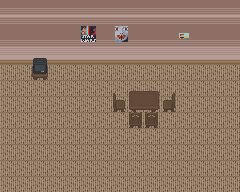

Tiled map render using the project's own tile images. Description and the whole map definition, tile-layer contents included, below:
An orthogonal 15x12 tile map with 16x16 px tiles, 4 tile layers (Suelo, Paredes, Muebles, Perifericos).

<map version="1.10" tiledversion="1.12.2" orientation="orthogonal" renderorder="right-down" width="15" height="12" tilewidth="16" tileheight="16" infinite="0" parallaxoriginx="2" parallaxoriginy="0" nextlayerid="7" nextobjectid="1">
 <tileset firstgid="1" name="Interior" tilewidth="16" tileheight="16" tilecount="50" columns="10">
  <image source="interior free.png" width="160" height="80" />
 </tileset>
 <layer id="1" name="Suelo" width="15" height="12">
  <data encoding="csv">
29,29,29,29,29,29,29,29,29,29,29,29,29,29,29,
29,29,29,29,29,29,29,29,29,29,29,29,29,29,29,
29,29,29,29,29,29,29,29,29,29,29,29,29,29,29,
29,29,29,29,29,29,29,29,29,29,29,29,29,29,29,
29,29,29,29,29,29,29,29,29,29,29,29,29,29,29,
29,29,29,29,29,29,29,29,29,29,29,29,29,29,29,
29,29,29,29,29,29,29,29,29,29,29,29,29,29,29,
29,29,29,29,29,29,29,29,29,29,29,29,29,29,29,
29,29,29,29,29,29,29,29,29,29,29,29,29,29,29,
29,29,29,29,29,29,29,29,29,29,29,29,29,29,29,
29,29,29,29,29,29,29,29,29,29,29,29,29,29,29,
29,29,29,29,29,29,29,29,29,29,29,29,29,29,29
</data>
 </layer>
 <layer id="2" name="Paredes" width="15" height="12">
  <data encoding="csv">
8,8,8,8,8,8,8,8,8,8,8,8,8,8,8,
3221225480,3221225480,3221225480,3221225480,3221225480,3221225480,3221225480,3221225480,3221225480,3221225480,3221225480,3221225480,3221225480,3221225480,3221225480,
8,8,8,8,8,8,8,8,8,8,8,8,8,8,8,
18,18,18,18,18,18,18,18,18,18,18,18,18,18,18,
0,0,0,0,0,0,0,0,0,0,0,0,0,0,0,
0,0,0,0,0,0,0,0,0,0,0,0,0,0,0,
0,0,0,0,0,0,0,0,0,0,0,0,0,0,0,
0,0,0,0,0,0,0,0,0,0,0,0,0,0,0,
0,0,0,0,0,0,0,0,0,0,0,0,0,0,0,
0,0,0,0,0,0,0,0,0,0,0,0,0,0,0,
0,0,0,0,0,0,0,0,0,0,0,0,0,0,0,
0,0,0,0,0,0,0,0,0,0,0,0,0,0,0
</data>
 </layer>
 <layer id="3" name="Muebles" width="15" height="12">
  <data encoding="csv">
0,0,0,0,0,0,0,0,0,0,0,0,0,0,0,
0,0,0,0,0,0,0,0,0,0,0,0,0,0,0,
0,0,0,0,0,0,0,0,0,0,0,0,0,0,0,
0,0,0,0,0,0,0,0,0,0,0,0,0,0,0,
0,0,13,0,0,0,0,0,0,0,0,0,0,0,0,
0,0,0,0,0,0,0,5,1,2,2147483653,0,0,0,0,
0,0,0,0,0,0,0,15,11,12,2147483663,0,0,0,0,
0,0,0,0,0,0,0,0,17,17,0,0,0,0,0,
0,0,0,0,0,0,0,0,0,0,0,0,0,0,0,
0,0,0,0,0,0,0,0,0,0,0,0,0,0,0,
0,0,0,0,0,0,0,0,0,0,0,0,0,0,0,
0,0,0,0,0,0,0,0,0,0,0,0,0,0,0
</data>
 </layer>
 <layer id="6" name="Perifericos" width="15" height="12" offsetx="0.363636" offsety="-6.27273">
  <data encoding="csv">
0,0,0,0,0,0,0,0,0,0,0,0,0,0,0,
0,0,0,0,0,0,0,0,0,0,0,0,0,0,0,
0,0,0,0,0,41,0,42,0,0,0,32,0,0,0,
0,0,0,0,0,0,0,0,0,0,0,0,0,0,0,
0,0,21,0,0,0,0,0,0,0,0,0,0,0,0,
0,0,0,0,0,0,0,0,0,0,0,0,0,0,0,
0,0,0,0,0,0,0,0,0,0,0,0,0,0,0,
0,0,0,0,0,0,0,0,0,0,0,0,0,0,0,
0,0,0,0,0,0,0,0,0,0,0,0,0,0,0,
0,0,0,0,0,0,0,0,0,0,0,0,0,0,0,
0,0,0,0,0,0,0,0,0,0,0,0,0,0,0,
0,0,0,0,0,0,0,0,0,0,0,0,0,0,0
</data>
 </layer>
 <objectgroup id="4" name="Colisiones" />
 <objectgroup id="5" name="Puntos" />
</map>
